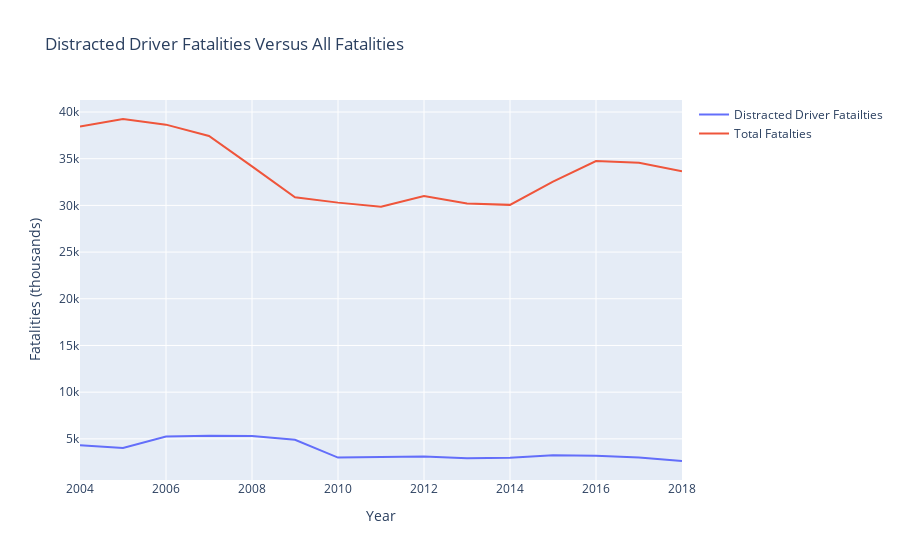

Notebook cell for this chart:
### Code cell
#Plot total fatalities and total distracted driving fatalities: 2010 - 2018

# Read cell phone usage CSV
distracted_driver_data = pd.read_csv("Resources/NHTSA - Fatalities - Distracted Drivers.csv")
distracted_driver_data_df = pd.DataFrame(distracted_driver_data)

#Delete NaN rows
distracted_driver_data_df=distracted_driver_data_df.dropna(how='any')

#Reduce Dataframe to 2010-2018
reduced_distracted_driver_data_df=distracted_driver_data_df.drop(distracted_driver_data_df.index[[0, 1, 2, 3, 4, 5]])

#Set index
reduced_distracted_driver_data_df.set_index('Year',inplace=True)

#Plot
total_distracted_fatalities = distracted_driver_data_df["All Drivers - Distracted Fatalities "]
total_fatalities = distracted_driver_data_df["All Drivers - Total Fatalities"]
percent_distracted = distracted_driver_data_df["% of Total - All Drivers"]
x = year
y0 = total_distracted_fatalities
y1 = total_fatalities 
fig = go.Figure()

# Add traces
fig.add_trace(go.Scatter(x=year, y=y0,
                    mode='lines',
                    name='Distracted Driver Fatailties')) 

fig.add_trace(go.Scatter(x=year, y=y1,
                    mode='lines',
                    name='Total Fatalties'))

# Edit the layout
fig.update_layout(title='Distracted Driver Fatalities Versus All Fatalities',
                   xaxis_title='Year',
                   yaxis_title='Fatalities (thousands)')

fig.show()
fig.write_image("output_data/national_distracted_driver.png")

### Figure 1 — Plotly figure (JSON) as saved in the notebook; plotly's stock layout.template omitted (floating-point values rounded to 4 significant figures)
{"data": [{"mode": "lines", "name": "Distracted Driver Fatailties", "type": "scatter", "x": [2004, 2005, 2006, 2007, 2008, 2009, 2010, 2011, 2012, 2013, 2014, 2015, 2016, 2017, 2018], "y": [4313, 4026, 5245, 5329, 5307, 4908, 2993, 3047, 3098, 2923, 2972, 3242, 3197, 3003, 2628]}, {"mode": "lines", "name": "Total Fatalties", "type": "scatter", "x": [2004, 2005, 2006, 2007, 2008, 2009, 2010, 2011, 2012, 2013, 2014, 2015, 2016, 2017, 2018], "y": [38444, 39252, 38648, 37435, 34172, 30862, 30296, 29867, 31006, 30202, 30056, 32538, 34748, 34560, 33654]}], "layout": {"title": {"text": "Distracted Driver Fatalities Versus All Fatalities"}, "xaxis": {"title": {"text": "Year"}}, "yaxis": {"title": {"text": "Fatalities (thousands)"}}}}
